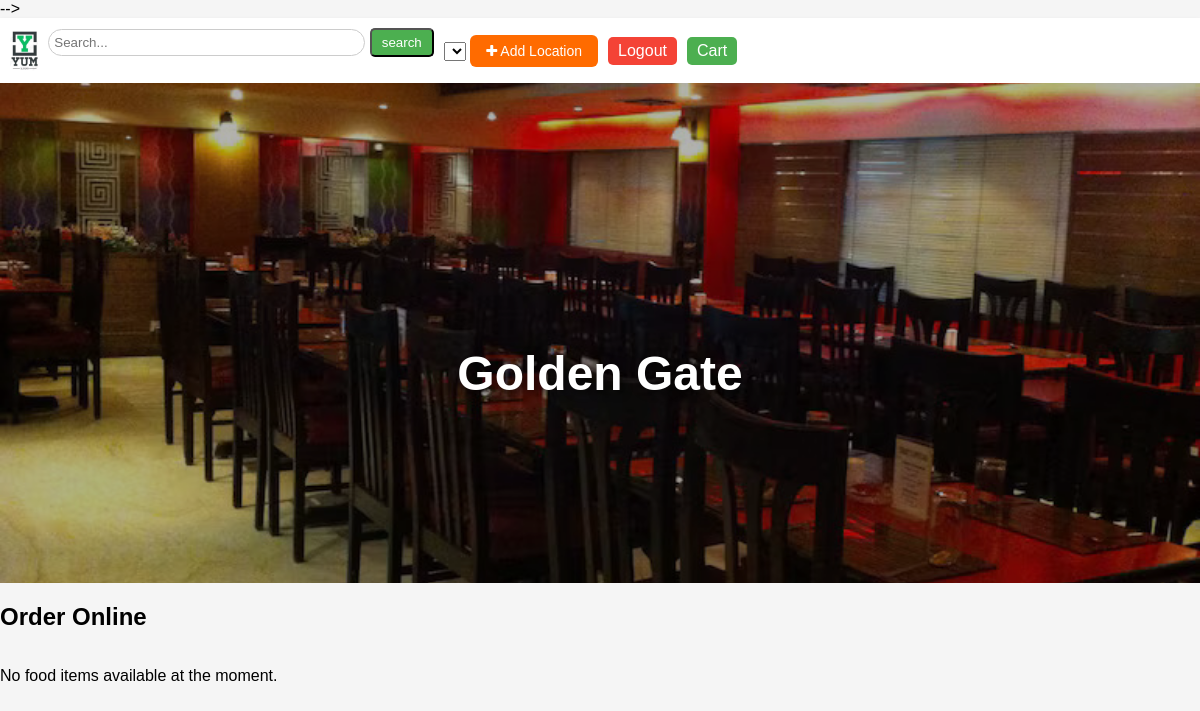
/restaurant/1 (signed in), run on the app's committed database.
### home/models.py (models this page shows, shortened)
class Restaurant(models.Model):
    restaurant_owner = models.ForeignKey(CustomUser, on_delete=models.CASCADE, related_name="restaurants")
    restaurant_name = models.CharField(max_length=500)
    restaurant_location = models.CharField(max_length=500)
    restaurant_image = models.ImageField(upload_to="img")
    inventory = models.OneToOneField('RestaurantInventory', on_delete=models.CASCADE, related_name="restaurant")
    latitude = models.DecimalField(decimal_places=7, max_digits=9, default=0)
    longitude = models.DecimalField(decimal_places=7, max_digits=10, default=0)

### home/views.py (the view)
# urls.py: path('restaurant/<int:restaurant_id>',restaurant_home,name='restaurant_home'),
def restaurant_home(request,restaurant_id):
    if request.user.is_authenticated and request.user.role == 'customer':
        restaurant=Restaurant.objects.get(id=restaurant_id)
        selected_location = request.session.get('customer_selected_location')
        inventory_records = FoodInventoryRecord.objects.filter(inventory=restaurant.inventory).select_related('food_items')
        context = {
            'restaurant':restaurant,
            'inventory_records': inventory_records,
            'selected_location': selected_location,  # Pass selected location to the template
        }
    return render(request,'restaurant-home.html',context)

### home/templates/restaurant-home.html (shortened to what this page needs)
{% load static %}
    {% include 'base.html' %}
    <link rel="stylesheet" href="{% static 'css/restaurant.css' %}" />
    <section class="hero">
        <img src="{{ restaurant.restaurant_image.url }}" alt="Restaurant Hero" class="hero-image">
        <h1>{{ restaurant.restaurant_name }}</h1>
    </section>
    <section id="order-online">
        <h2>Order Online</h2>
        <div class="food-container">
            {% for record in inventory_records %}
                <div class="food-card">
                    <img src="{{ record.food_items.food_image.url }}" alt="{{ record.food_items.food_name }}" class="food-img">
                    <div class="food-details">
                        <h3>{{ record.food_items.food_name }}</h3>
                        <p>{{ record.food_items.food_description }}</p>
                        <p class="price">${{ record.food_items.food_price }}</p>
                        <p class="quantity-available">Available: {{ record.quantity_available }}</p>
                        <a href="">Add to Cart!</a>
                    </div>
                </div>
            {% empty %}
                <p>No food items available at the moment.</p>
            {% endfor %}
        </div>
    </section>
</body>
</html>

### home/static/css/base.css (style rules this page uses)
body, nav, ul, li, a, img, input { margin: 0; padding: 0; box-sizing: border-box; }
body { background-color: #f5f5f5; font-family: Arial, sans-serif; }

### home/static/css/restaurant.css (style rules this page uses)
.hero { width: 100%; height: 500px; position: relative; }
.hero-image { width: 100%; height: 100%; object-fit: cover; filter: brightness(0.7); }
.hero h1 { position: absolute; top: 50%; left: 50%; transform: translate(-50%, -50%); color: #fff; font-size: 48px; text-shadow: 2px 2px 10px rgba(0, 0, 0, 0.7); }
.food-container { display: flex; flex-direction: column; gap: 20px; }

### data on the page
Restaurant: restaurant_image (picture), restaurant_name "Golden Gate"
